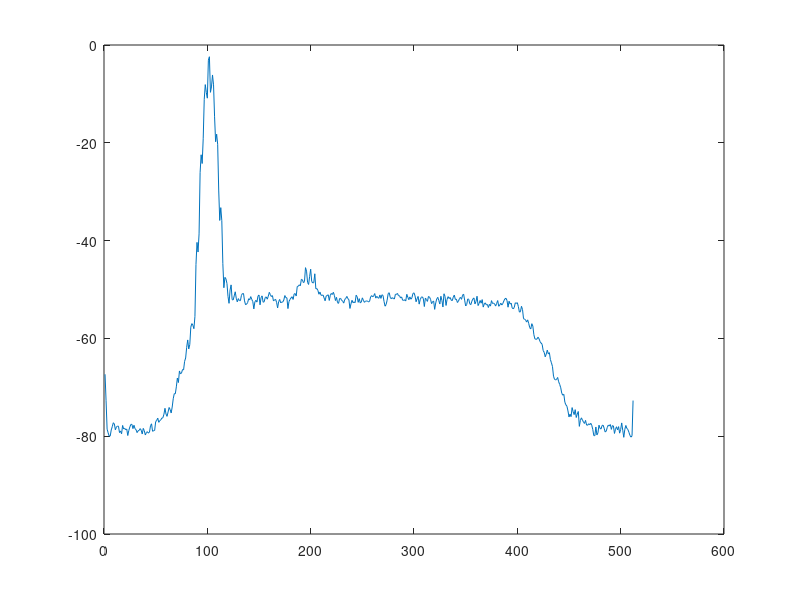

Write MATLAB code to recreate this figure. (Note: this script raises an error after producing the figure.)
power_sel = 5;

if power_sel == 1
    power=[2.78303920e-08 1.22895430e-08 9.21930152e-09 1.04268131e-08
     1.38707345e-08 1.25416871e-08 1.42152632e-08 1.48281176e-08
     1.60965525e-08 1.27722700e-08 1.12531365e-08 1.26444063e-08
     1.65451233e-08 1.34917372e-08 1.52031534e-08 1.26894154e-08
     1.24805225e-08 9.79403029e-09 1.35704106e-08 1.50192527e-08
     1.53115340e-08 1.46658652e-08 1.34701643e-08 1.23916199e-08
     9.99395855e-09 1.14565944e-08 1.39862706e-08 1.57764487e-08
     1.48964771e-08 1.34494243e-08 1.31895492e-08 1.23166386e-08
     1.39619030e-08 1.59933789e-08 1.38702789e-08 1.32133098e-08
     1.00736901e-08 9.90695309e-09 1.34726548e-08 1.46121002e-08
     1.56510023e-08 1.49640554e-08 8.96751933e-09 1.50939080e-08
     1.55486567e-08 1.67373113e-08 2.01879766e-08 2.08013106e-08
     2.95383793e-08 2.24855607e-08 2.54064257e-08 2.97096043e-08
     3.11495626e-08 2.94171652e-08 2.48507206e-08 2.82336156e-08
     4.51369448e-08 3.77960168e-08 4.65611233e-08 4.81143632e-08
     4.52852145e-08 4.05451479e-08 5.61734069e-08 5.65042321e-08
     6.23291569e-08 7.95848022e-08 1.04108746e-07 9.64719796e-08
     1.03196411e-07 1.50528042e-07 1.68078852e-07 1.69081971e-07
     1.86442835e-07 2.40850205e-07 2.30580242e-07 3.70931278e-07
     4.03710054e-07 2.95514896e-07 3.24768076e-07 5.26481308e-07
     5.81077873e-07 5.26369280e-07 5.79107675e-07 4.65047189e-07
     7.34021489e-07 1.14085428e-06 1.11294131e-06 1.07602430e-06
     9.79128459e-07 9.05549642e-07 1.12230535e-06 1.48869595e-06
     1.56873923e-06 1.69614648e-06 1.99205131e-06 2.11639060e-06
     3.16081090e-06 3.80969449e-06 3.19709956e-06 3.02241688e-06
     3.18611726e-06 4.09328905e-06 4.61409216e-06 5.44892997e-06
     4.19168908e-06 4.59203316e-06 3.89259574e-06 4.89565693e-06
     4.47199043e-06 5.85546651e-06 5.62130860e-06 7.26962677e-06
     6.48172821e-06 4.97305100e-06 6.24055445e-06 9.95050799e-06
     9.49090540e-06 8.50119003e-06 9.32337857e-06 8.50522515e-06
     7.92116287e-06 8.59852846e-06 7.59188740e-06 1.05076126e-05
     1.09461398e-05 8.29417424e-06 8.83202202e-06 8.42085851e-06
     8.76885976e-06 9.15088396e-06 1.18089516e-05 1.32091313e-05
     1.09326045e-05 1.03828301e-05 1.12856114e-05 9.47596394e-06
     8.28073038e-06 8.16841551e-06 1.02656424e-05 1.22654594e-05
     1.00162311e-05 1.06043618e-05 1.04343632e-05 9.89265921e-06
     1.24302516e-05 9.68673028e-06 7.60259277e-06 9.23322841e-06
     1.15472260e-05 1.08802804e-05 8.98997851e-06 8.90487544e-06
     8.61356274e-06 9.76993236e-06 1.06554899e-05 1.11725279e-05
     1.12788090e-05 9.61947489e-06 1.06748182e-05 1.16934283e-05
     1.10939090e-05 1.11629830e-05 1.31181312e-05 1.27861744e-05
     1.03259026e-05 1.17416824e-05 1.17070318e-05 9.55336885e-06
     9.75173439e-06 1.08685413e-05 7.99241855e-06 8.41549353e-06
     1.23188056e-05 1.20379414e-05 1.31416582e-05 1.06943872e-05
     9.04290503e-06 1.01457254e-05 1.17540394e-05 1.42142416e-05
     1.49307535e-05 1.66622877e-05 1.42264609e-05 1.20076301e-05
     1.13783716e-05 8.84451019e-06 7.33016556e-06 8.94442719e-06
     9.54860215e-06 1.16854004e-05 1.01222137e-05 7.45280070e-06
     1.00546452e-05 1.10997356e-05 1.20451129e-05 1.40908623e-05
     9.93918982e-06 8.23405647e-06 8.67305895e-06 7.88381679e-06
     9.12890137e-06 8.94219410e-06 1.05536975e-05 1.21636024e-05
     1.05688292e-05 9.74616101e-06 1.04748006e-05 9.16459593e-06
     1.07420842e-05 1.39397831e-05 1.20703828e-05 1.11212591e-05
     9.18815643e-06 9.93888112e-06 7.41278826e-06 8.92432222e-06
     1.22128393e-05 1.13516051e-05 7.86503339e-06 1.07709775e-05
     1.01993416e-05 8.48684662e-06 1.32724531e-05 1.00703832e-05
     1.03039137e-05 1.11791118e-05 1.11196418e-05 1.05940410e-05
     1.03062766e-05 1.20197941e-05 9.40118356e-06 9.38381144e-06
     9.84395369e-06 8.34264244e-06 1.11634914e-05 9.24249930e-06
     6.12647418e-06 9.72316690e-06 1.17350352e-05 1.06323481e-05
     1.28486812e-05 1.11019964e-05 1.12206279e-05 1.19212363e-05
     1.24267218e-05 1.16843710e-05 9.02223379e-06 7.84347545e-06
     8.96800283e-06 1.21951654e-05 1.30849458e-05 1.03435466e-05
     1.22366238e-05 1.02793111e-05 1.09190706e-05 1.11584392e-05
     9.58952324e-06 1.16283373e-05 1.22578643e-05 1.52759901e-05
     1.10054948e-05 1.07243155e-05 1.06745710e-05 1.03233029e-05
     1.08889596e-05 1.11347096e-05 1.18494290e-05 1.34368235e-05
     1.54532039e-05 1.45685048e-05 1.14181486e-05 1.41163495e-05
     1.11180584e-05 1.07713875e-05 8.20302001e-06 1.35799648e-05
     1.02920024e-05 1.16646516e-05 1.15069728e-05 1.41754816e-05
     1.48406400e-05 5.53542010e-05 3.77696559e-03 5.29159483e-02
     3.75281457e-02 7.62767492e-04 4.29589344e-05 1.64867342e-05
     1.72912946e-05 1.48377444e-05 1.10270425e-05 9.17933700e-06
     1.03322641e-05 9.25125751e-06 1.09310894e-05 1.38505138e-05
     1.85764457e-05 1.42767592e-05 1.12552366e-05 1.20983507e-05
     8.46552429e-06 9.48342875e-06 1.24848281e-05 1.41342883e-05
     1.38055501e-05 1.29794155e-05 1.11308549e-05 1.19494880e-05
     1.02606192e-05 1.18918176e-05 1.13890611e-05 1.58923740e-05
     1.44177552e-05 9.88021674e-06 8.52656883e-06 9.36608760e-06
     1.13027996e-05 1.23130865e-05 1.00753060e-05 8.86258346e-06
     8.82166856e-06 9.88094439e-06 9.05199740e-06 8.41240815e-06
     9.70334254e-06 1.08348849e-05 1.07636298e-05 7.49683184e-06
     7.35577319e-06 1.11743079e-05 9.37685544e-06 5.37755245e-06
     7.20885417e-06 1.22680544e-05 8.53013074e-06 9.13576410e-06
     9.83996274e-06 8.56481855e-06 1.09524586e-05 1.39618941e-05
     1.08390196e-05 1.13098923e-05 8.39459586e-06 6.92695532e-06
     8.55593620e-06 9.73755867e-06 1.00161580e-05 8.64070232e-06
     1.07425158e-05 1.09931873e-05 8.17498142e-06 6.96746274e-06
     6.85393341e-06 8.61228691e-06 1.21085587e-05 1.49399301e-05
     1.15536944e-05 1.16748244e-05 1.04968171e-05 9.52847552e-06
     1.12618080e-05 1.01584211e-05 1.06034744e-05 9.81816661e-06
     9.98402326e-06 1.02314966e-05 1.24634917e-05 1.20669038e-05
     7.71752152e-06 9.41630898e-06 1.09415716e-05 9.55020885e-06
     1.21247058e-05 1.53214405e-05 1.33734501e-05 1.10636918e-05
     1.12958668e-05 9.31730758e-06 9.34102745e-06 7.52558489e-06
     1.12342154e-05 1.23657523e-05 1.04743407e-05 1.13062129e-05
     9.66466392e-06 8.35972258e-06 9.51973322e-06 9.71597397e-06
     8.85582789e-06 8.20717913e-06 6.33333753e-06 6.78518179e-06
     8.89598887e-06 6.41655898e-06 5.84187878e-06 6.77550577e-06
     7.96946781e-06 7.51908838e-06 5.96982893e-06 8.70102096e-06
     6.02248929e-06 6.12339945e-06 8.47700718e-06 8.16633010e-06
     7.10459636e-06 6.20659807e-06 6.78436578e-06 5.48027198e-06
     5.46123134e-06 4.49238263e-06 3.72144980e-06 4.79967254e-06
     3.97064146e-06 3.87254097e-06 3.84813504e-06 3.86122914e-06
     2.40505490e-06 2.02894878e-06 2.88562031e-06 2.19134557e-06
     2.19738360e-06 2.17772379e-06 1.64964751e-06 1.57714058e-06
     1.28650696e-06 1.04944883e-06 1.06564135e-06 9.64922703e-07
     8.30609866e-07 8.61200981e-07 7.02854624e-07 5.34951957e-07
     3.70961125e-07 4.27801877e-07 3.88588393e-07 3.81838895e-07
     3.13745413e-07 2.12877346e-07 2.08139780e-07 2.31529294e-07
     2.31477711e-07 2.05332574e-07 1.35506759e-07 1.56288753e-07
     1.29776505e-07 9.80150146e-08 9.15217054e-08 8.57170453e-08
     7.39483949e-08 6.31158310e-08 4.43724113e-08 4.83886495e-08
     6.11585217e-08 4.38686994e-08 3.67782858e-08 3.13723062e-08
     3.14717110e-08 3.31521183e-08 3.27319290e-08 2.96845528e-08
     2.33606431e-08 2.13914816e-08 1.97156497e-08 2.07719867e-08
     1.84643775e-08 1.48110822e-08 1.65852249e-08 1.50389154e-08
     1.36379533e-08 1.24030688e-08 1.04042822e-08 1.30619696e-08
     1.41247010e-08 1.72057859e-08 1.42105936e-08 1.22498966e-08
     1.44776868e-08 1.41985481e-08 1.24152535e-08 1.36635818e-08
     1.53082412e-08 1.59509338e-08 1.56245711e-08 1.50675870e-08
     1.44042637e-08 1.76919600e-08 1.45302842e-08 1.24177240e-08
     1.45549363e-08 1.16913519e-08 1.10142579e-08 1.34909086e-08
     1.51194165e-08 1.18891223e-08 1.50530336e-08 1.70804266e-08
     1.41657966e-08 1.19076874e-08 1.51189328e-08 1.52750072e-08
     1.68043769e-08 1.31719113e-08 1.48955396e-08 1.76402020e-08
     1.36117059e-08 1.16214654e-08 1.03734527e-08 1.21803406e-08
     1.26764346e-08 1.39705571e-08 1.25164452e-08 1.74012423e-08];
elseif power_sel == 2
    power=[1.24681940e-08 1.38009436e-08 1.48003118e-08 1.07695817e-08
     1.28480194e-08 1.28912125e-08 1.08032599e-08 1.15467846e-08
     1.18321347e-08 1.37766914e-08 1.51421972e-08 1.34661656e-08
     1.27758424e-08 1.35305467e-08 1.62390357e-08 1.43288520e-08
     1.53624137e-08 1.57493919e-08 1.27472417e-08 1.86380129e-08
     1.70129818e-08 1.12673037e-08 1.39800894e-08 1.33896116e-08
     1.03031444e-08 1.56343874e-08 1.40951417e-08 1.68342377e-08
     1.64736672e-08 1.84764283e-08 2.52330875e-08 2.13999108e-08
     1.45486315e-08 1.07282963e-08 1.26002999e-08 1.36584328e-08
     1.26900811e-08 1.58747700e-08 1.21903217e-08 1.09597867e-08
     1.10525360e-08 1.31347601e-08 1.27129149e-08 1.53481896e-08
     1.73787552e-08 1.84203585e-08 1.59517297e-08 1.51134898e-08
     1.80523014e-08 1.86017525e-08 1.96424305e-08 2.19665322e-08
     2.90423067e-08 2.00801459e-08 2.06304475e-08 1.99549859e-08
     2.75535171e-08 3.85906685e-08 4.52833083e-08 4.68753405e-08
     4.24763587e-08 5.20763585e-08 5.99464120e-08 6.33563888e-08
     6.12423301e-08 7.86210971e-08 8.37367493e-08 8.08180334e-08
     8.91098984e-08 1.19501050e-07 1.31538870e-07 1.75111460e-07
     1.57997346e-07 1.73165182e-07 1.87628404e-07 2.89514942e-07
     3.40768788e-07 2.87027698e-07 4.27398786e-07 4.12378835e-07
     3.27604160e-07 5.56690675e-07 7.33007755e-07 8.56307663e-07
     1.07810775e-06 7.75994081e-07 8.27017223e-07 1.00432113e-06
     8.37901171e-07 1.27170679e-06 1.58674830e-06 2.27810081e-06
     2.30444178e-06 2.05809948e-06 2.51855925e-06 2.41787168e-06
     2.25321166e-06 2.62179924e-06 2.32140690e-06 3.13652727e-06
     2.87598982e-06 2.73424676e-06 3.08999298e-06 4.76435495e-06
     5.40533021e-06 4.64744645e-06 4.37248254e-06 2.86908556e-06
     3.27267007e-06 4.61923126e-06 3.95909309e-06 5.07334317e-06
     8.01014574e-06 8.37189278e-06 6.44219655e-06 5.71811207e-06
     5.92301527e-06 6.26694193e-06 8.11761409e-06 6.61753288e-06
     6.96231226e-06 6.66652888e-06 6.80350940e-06 6.52238206e-06
     7.59496996e-06 5.44445533e-06 6.62340056e-06 1.05289797e-05
     1.01521512e-05 8.33458204e-06 8.62497609e-06 8.55481373e-06
     8.20963945e-06 8.75046810e-06 1.10069035e-05 1.06084246e-05
     7.98238702e-06 8.86589909e-06 1.05043502e-05 8.29016517e-06
     9.07575797e-06 1.08602627e-05 1.05378751e-05 9.31413453e-06
     8.58109173e-06 8.52581217e-06 7.50103320e-06 7.36690411e-06
     7.22926737e-06 1.03813664e-05 1.12519353e-05 8.89612432e-06
     9.78339585e-06 9.71560846e-06 8.42255228e-06 9.32831221e-06
     8.52724206e-06 9.34416482e-06 1.06170931e-05 1.07815160e-05
     7.99967565e-06 1.01525334e-05 9.21556016e-06 1.16429294e-05
     1.17271508e-05 9.99289263e-06 7.27738529e-06 8.16640756e-06
     1.04637832e-05 9.48431184e-06 9.44709169e-06 7.61541074e-06
     8.34246560e-06 9.94211602e-06 1.27440823e-05 1.18184357e-05
     1.54209310e-05 1.13478147e-05 8.13643566e-06 6.39129837e-06
     8.33471886e-06 8.46198114e-06 9.85381147e-06 9.44041830e-06
     6.61303626e-06 8.05483375e-06 1.05010796e-05 1.00941554e-05
     8.65286784e-06 9.21683936e-06 1.00159566e-05 1.08328786e-05
     8.52858898e-06 6.92993655e-06 8.57554899e-06 1.11610484e-05
     1.10438988e-05 8.52028157e-06 9.03024952e-06 1.01492029e-05
     1.08645554e-05 7.30836720e-06 1.04893373e-05 1.12114023e-05
     1.02342784e-05 9.03742923e-06 9.67738062e-06 9.81154040e-06
     1.21688313e-05 9.94085308e-06 1.03339767e-05 1.14571888e-05
     1.22590109e-05 1.31804217e-05 9.08828393e-06 8.31833691e-06
     9.40044923e-06 1.14668603e-05 1.15984142e-05 1.22677053e-05
     1.09469159e-05 1.11539628e-05 8.42829954e-06 8.93244217e-06
     1.22509553e-05 7.58890278e-06 7.68300763e-06 1.03410702e-05
     9.55483005e-06 9.34563634e-06 8.33392333e-06 6.68760447e-06
     1.00367077e-05 1.05627015e-05 7.36068115e-06 1.08386385e-05
     1.40258031e-05 1.19878894e-05 1.06946899e-05 7.73893417e-06
     7.87149866e-06 8.79897357e-06 9.02838332e-06 8.46307850e-06
     9.82078248e-06 9.61022438e-06 1.19489641e-05 1.46137154e-05
     1.54521149e-05 1.44886078e-05 8.79055453e-06 9.78308414e-06
     1.02708812e-05 8.17970445e-06 7.91360679e-06 8.46895463e-06
     7.42932806e-06 9.13336273e-06 1.25884932e-05 1.32501168e-05
     1.11375588e-05 1.00398811e-05 9.18826272e-06 9.04161765e-06
     7.12101145e-06 7.86777134e-06 8.92589500e-06 7.88706749e-06
     1.08961504e-05 1.38966536e-05 1.11456711e-05 1.01112240e-05
     1.09274426e-05 1.02758956e-05 1.11953261e-05 1.23800499e-05
     1.29654435e-05 1.14733040e-05 1.11857868e-05 1.04201866e-05
     8.32330152e-06 9.81589904e-06 9.89594214e-06 8.97130172e-06
     9.09414821e-06 1.10886800e-05 1.24789499e-05 1.12446714e-05
     8.75723485e-06 9.97857367e-06 8.03478841e-06 7.65669578e-06
     8.06490244e-06 9.45857369e-06 9.21948065e-06 8.13618129e-06
     1.41866677e-05 1.38388794e-05 1.01230439e-05 1.06231348e-05
     6.66619834e-06 9.47729452e-06 9.15197412e-06 9.62130476e-06
     1.06245939e-05 1.14379688e-05 1.13229481e-05 8.71122734e-06
     1.05112166e-05 1.33793125e-05 1.61258765e-05 1.33493344e-05
     7.56750821e-06 8.65483964e-06 1.10600110e-05 9.02377992e-06
     8.98272169e-06 1.19557072e-05 1.20466024e-05 8.78786223e-06
     9.43975661e-06 1.04786203e-05 9.85728913e-06 7.33744799e-06
     1.01300834e-05 1.00099302e-05 9.03647623e-06 8.50545475e-06
     8.75521596e-06 1.18139547e-05 1.27326489e-05 1.08547577e-05
     1.16634308e-05 1.39284364e-05 1.46880791e-05 1.16554818e-05
     1.06589331e-05 1.03888992e-05 8.41710861e-06 7.52950655e-06
     7.32582140e-06 1.02613362e-05 1.39813301e-05 1.24834025e-05
     1.14137771e-05 8.59335803e-06 1.10215388e-05 1.35697080e-05
     1.22290144e-05 1.13075350e-05 1.18185434e-05 1.36325939e-05
     1.31023959e-05 1.04870465e-05 8.75914417e-06 7.82786739e-06
     1.05496306e-05 9.63418791e-06 1.03098562e-05 8.47913244e-06
     9.53955957e-06 1.11956125e-05 1.28743403e-05 1.31634465e-05
     1.06259842e-05 7.82344297e-06 8.70624346e-06 1.04343332e-05
     8.28702546e-06 7.46549470e-06 8.05742373e-06 8.88172701e-06
     8.83047650e-06 8.98735894e-06 8.84065877e-06 7.30108964e-06
     7.27198996e-06 8.16218163e-06 6.59704744e-06 7.68500014e-06
     7.21094196e-06 7.98234599e-06 1.08442893e-05 6.53146223e-06
     8.68398867e-06 8.02527745e-06 7.03379872e-06 1.03466091e-05
     9.49845422e-06 7.86240977e-06 8.38106448e-06 7.47944310e-06
     6.67894877e-06 8.98589078e-06 7.96690743e-06 6.97181181e-06
     7.34368358e-06 5.99666470e-06 5.14812966e-06 7.11211979e-06
     4.32954759e-06 4.84118155e-06 4.23696533e-06 4.27111850e-06
     4.25093146e-06 3.79131334e-06 2.89723228e-06 3.58239490e-06
     4.44919683e-06 4.29872977e-06 3.85317447e-06 4.07427547e-06
     3.76028261e-06 2.59069853e-06 3.11702498e-06 2.25708943e-06
     2.10419158e-06 2.43819101e-06 2.82286702e-06 2.37453409e-06
     1.66624178e-06 1.30428922e-06 1.01133460e-06 1.13143219e-06
     1.12922784e-06 1.25810773e-06 9.90231086e-07 8.36441473e-07
     7.01344303e-07 5.29356180e-07 4.23054609e-07 5.21661651e-07
     4.09537707e-07 4.07435035e-07 4.68164482e-07 4.88604024e-07
     4.15220275e-07 3.82669780e-07 3.85816723e-07 3.36399945e-07
     2.04162307e-07 1.19828578e-07 1.39050419e-07 1.37067361e-07
     1.32927181e-07 8.83067797e-08 6.36855229e-08 5.78040407e-08
     6.00588750e-08 5.07239470e-08 5.67114635e-08 5.49570235e-08
     4.71178956e-08 2.86162410e-08 3.53687955e-08 4.35604921e-08
     3.79931881e-08 2.48341156e-08 2.46999041e-08 1.92637059e-08
     2.12463223e-08 2.12996151e-08 1.72627018e-08 1.98218157e-08
     1.72246813e-08 1.61258096e-08 1.55495019e-08 1.55843793e-08
     1.68148359e-08 1.27048971e-08 1.10395015e-08 1.24031182e-08
     1.22361604e-08 1.26527317e-08 1.38213307e-08 1.24544038e-08
     1.19187019e-08 1.36283176e-08 1.19349357e-08 1.17554825e-08
     1.34580905e-08 1.62537638e-08 1.75656524e-08 1.81774809e-08
     1.73362389e-08 1.65421715e-08 1.53817453e-08 1.24472141e-08
     1.44106103e-08 1.34862205e-08 1.01686991e-08 1.26761521e-08
     1.69873854e-08 1.80539652e-08 1.37788955e-08 1.56792867e-08
     1.93751581e-08 2.30573189e-08 2.44996835e-08 1.94216664e-08
     1.68355468e-08 1.57562396e-08 1.38620475e-08 1.47114316e-08
     1.57091177e-08 1.32658788e-08 9.54395933e-09 8.93410337e-09
     8.74453481e-09 8.40456402e-09 1.13984878e-08 1.16502755e-08];
elseif power_sel == 3
    power=[2.75801297e-07 8.47884595e-08 1.08214815e-08 1.03459352e-08
     7.48723697e-09 1.38565189e-08 1.45687880e-08 1.37791375e-08
     1.35064213e-08 1.28236077e-08 1.39742455e-08 1.58481022e-08
     1.81252889e-08 1.84094464e-08 2.12573478e-08 2.06968480e-08
     1.23755017e-08 1.23943625e-08 1.61114217e-08 1.30134335e-08
     1.18442232e-08 1.53150561e-08 2.11476910e-08 2.49752428e-08
     2.90414477e-08 2.57096852e-08 2.03329456e-08 2.21569734e-08
     3.70798246e-08 3.44498369e-08 4.20364829e-08 6.49378773e-08
     6.32783238e-08 3.59341952e-08 2.81666808e-08 3.31123673e-08
     2.42692667e-08 1.80023977e-08 1.40951617e-08 1.49869578e-08
     1.70194554e-08 1.01369354e-08 1.32774456e-08 1.65726347e-08
     1.69585863e-08 2.33766165e-08 1.99060490e-08 1.63197741e-08
     2.22241943e-08 2.04269949e-08 3.04439172e-08 3.61959476e-08
     4.00251336e-08 4.88056964e-08 4.55182531e-08 3.56987865e-08
     4.90024110e-08 4.65047178e-08 5.78267466e-08 8.57679312e-08
     1.20296829e-07 1.18365675e-07 9.59563816e-08 1.09664622e-07
     1.19766981e-07 1.32425440e-07 2.00237726e-07 2.65260297e-07
     2.27990426e-07 2.41398086e-07 3.20856805e-07 3.44632091e-07
     2.92877810e-07 3.05563096e-07 5.40853225e-07 7.63469392e-07
     8.54903368e-07 8.11559293e-07 9.85836434e-07 1.43572760e-06
     1.43281544e-06 1.46348499e-06 1.80141190e-06 1.83195569e-06
     2.16390048e-06 2.30621028e-06 3.44806767e-06 3.52333079e-06
     3.90390253e-06 4.20448524e-06 3.61373028e-06 3.33763771e-06
     3.98939501e-06 5.78964413e-06 5.14862885e-06 4.88023348e-06
     7.39800603e-06 7.59016047e-06 7.55473722e-06 6.40510587e-06
     5.45874469e-06 8.13745553e-06 7.43930564e-06 7.40275725e-06
     9.05741936e-06 8.55948417e-06 9.84043939e-06 1.09997181e-05
     1.46019456e-05 1.39795322e-05 1.12208700e-05 1.21956022e-05
     1.45095563e-05 1.32550949e-05 1.10029119e-05 1.69448102e-05
     1.83669296e-05 2.01964345e-05 1.92162723e-05 2.02426694e-05
     1.86882996e-05 1.90684586e-05 1.91376873e-05 2.43507386e-05
     2.24549197e-05 2.54900379e-05 2.60637417e-05 2.66089469e-05
     2.66705705e-05 2.53564941e-05 1.91497421e-05 2.31114515e-05
     2.03672770e-05 2.34319936e-05 2.28934295e-05 2.18485784e-05
     2.42853055e-05 2.69101966e-05 1.95435681e-05 2.20322531e-05
     2.71241631e-05 2.23125396e-05 2.07662613e-05 2.17101305e-05
     2.79646880e-05 2.28726081e-05 2.46397889e-05 2.60191481e-05
     2.53839985e-05 2.91561200e-05 2.38466567e-05 2.67834158e-05
     2.99773258e-05 2.81921123e-05 2.53804364e-05 2.17299753e-05
     2.68268701e-05 1.99847599e-05 1.68434775e-05 2.24546515e-05
     2.14071893e-05 2.66783276e-05 3.24243416e-05 2.67506450e-05
     2.57132010e-05 2.43149415e-05 1.70310442e-05 1.83232254e-05
     2.13225247e-05 2.41418660e-05 2.71291000e-05 2.51056066e-05
     2.73067624e-05 2.73308057e-05 2.67652287e-05 2.22942420e-05
     1.67535094e-05 2.12714085e-05 2.82063675e-05 2.12771825e-05
     1.86810323e-05 2.16900131e-05 1.69384870e-05 1.98951209e-05
     2.59781206e-05 3.18796132e-05 2.66130052e-05 3.02173860e-05
     3.17244748e-05 2.13941401e-05 2.47231009e-05 2.61769070e-05
     2.36567134e-05 2.33539617e-05 1.98664480e-05 2.32880442e-05
     2.35017600e-05 2.18492932e-05 1.63992613e-05 1.45036237e-05
     1.67993527e-05 1.68279812e-05 1.98629925e-05 1.95782068e-05
     1.39475115e-05 1.16024440e-05 1.83413673e-05 2.74908228e-05
     2.28121992e-05 1.38196023e-05 1.74250213e-05 1.97358532e-05
     2.33165148e-05 2.56749829e-05 2.26058963e-05 2.32800644e-05
     1.77455281e-05 1.80382385e-05 2.47909628e-05 2.68206708e-05
     2.57877234e-05 2.79082514e-05 2.07017163e-05 1.58238303e-05
     2.18204592e-05 2.55908993e-05 2.25874780e-05 1.90779650e-05
     2.00785097e-05 2.52085971e-05 1.94966013e-05 2.01382933e-05
     2.37007973e-05 2.20239797e-05 2.46024861e-05 1.98355626e-05
     1.63582715e-05 1.57383402e-05 2.02258094e-05 3.08499532e-05
     3.52152303e-05 2.39194258e-05 2.41293046e-05 2.40534556e-05
     2.12703367e-05 2.41972345e-05 2.17982201e-05 2.56378233e-05
     3.71526611e-05 4.22752958e-05 3.64179423e-05 2.65683169e-05
     1.88916022e-05 2.23811928e-05 1.84537394e-05 1.73557619e-05
     1.90075659e-05 1.80771897e-05 2.23886404e-05 2.13983969e-05
     2.16168227e-05 2.64383521e-05 2.46287633e-05 1.66316237e-05
     1.72612606e-05 1.89488083e-05 2.32259228e-05 1.92613072e-05
     1.34202422e-05 2.24728735e-05 3.19196581e-05 2.67894559e-05
     1.93141017e-05 2.21696971e-05 2.11713435e-05 1.94021392e-05
     2.33510014e-05 2.59311600e-05 3.52305739e-05 2.94475505e-05
     2.66628329e-05 2.49788627e-05 2.06496533e-05 2.16674542e-05
     2.70155851e-05 3.26419900e-05 2.88567018e-05 2.45017596e-05
     2.64475752e-05 2.17135434e-05 2.25382226e-05 2.48928146e-05
     2.40702916e-05 2.42752275e-05 2.51032727e-05 2.48355529e-05
     2.06864139e-05 2.01374833e-05 2.78887888e-05 2.33050100e-05
     2.66612561e-05 2.10778223e-05 2.08135172e-05 2.61097818e-05
     3.03716411e-05 2.39909181e-05 2.29631835e-05 2.20277023e-05
     2.60429377e-05 2.55745049e-05 2.44725037e-05 2.10462631e-05
     2.14053066e-05 2.40949089e-05 2.19092395e-05 2.88680669e-05
     3.19349996e-05 2.09248173e-05 2.45845228e-05 2.13244841e-05
     1.56985234e-05 2.01720442e-05 2.09139474e-05 2.20545875e-05
     2.64845873e-05 3.34085703e-05 2.88740606e-05 2.47941487e-05
     2.09088294e-05 1.95690719e-05 2.10639880e-05 2.55585558e-05
     2.02860634e-05 1.84900878e-05 1.87324805e-05 2.27047195e-05
     3.12574551e-05 3.96147999e-05 3.15888820e-05 2.76719992e-05
     3.34150305e-05 3.06528862e-05 2.00983393e-05 2.43351138e-05
     2.78260275e-05 3.53147359e-05 3.38794203e-05 2.36806269e-05
     3.29307488e-05 2.66685584e-05 2.39288539e-05 2.38553372e-05
     2.81308379e-05 2.86824788e-05 2.72755566e-05 2.31818102e-05
     2.19856662e-05 2.27550059e-05 2.31910018e-05 2.91931673e-05
     2.75480660e-05 2.27962820e-05 2.14794719e-05 1.57229074e-05
     2.09352778e-05 1.91135786e-05 1.98119018e-05 2.74413074e-05
     2.32160769e-05 2.36002385e-05 2.46108781e-05 2.88424696e-05
     2.72549978e-05 2.81327196e-05 2.57953793e-05 2.45819894e-05
     1.78205656e-05 1.65201636e-05 1.88637674e-05 1.47642221e-05
     2.63760325e-05 2.21691267e-05 1.87263095e-05 2.60005208e-05
     2.70024720e-05 1.89082274e-05 1.65706499e-05 2.12317994e-05
     1.69496467e-05 1.26842054e-05 1.60513511e-05 1.78232829e-05
     2.10621692e-05 1.68732863e-05 1.57012969e-05 2.11994154e-05
     2.15617790e-05 1.62165403e-05 1.90543014e-05 1.27528369e-05
     1.16501178e-05 1.10566223e-05 1.07967164e-05 1.31100175e-05
     1.57416166e-05 1.26022511e-05 9.05167472e-06 1.46966643e-05
     1.32096910e-05 1.18085829e-05 1.03007473e-05 8.27905327e-06
     8.47131708e-06 8.33431034e-06 7.79449211e-06 5.22519334e-06
     5.59538467e-06 5.15098884e-06 4.49804450e-06 3.74247420e-06
     3.98754901e-06 3.77326542e-06 4.60161442e-06 4.64580126e-06
     3.55151099e-06 2.81017863e-06 2.44159610e-06 1.78827624e-06
     1.27934714e-06 1.12072024e-06 1.57752530e-06 1.94577152e-06
     1.41720915e-06 1.00400501e-06 1.06340596e-06 6.77367117e-07
     5.60756269e-07 5.38846150e-07 5.13646396e-07 4.41100648e-07
     3.78218755e-07 4.20953368e-07 4.07139398e-07 2.43674852e-07
     1.36604179e-07 1.81715313e-07 1.74008967e-07 1.70437784e-07
     1.22993414e-07 1.38455899e-07 1.31462322e-07 1.35066004e-07
     1.27604763e-07 1.06344805e-07 7.76486749e-08 6.23815594e-08
     6.56779516e-08 5.68924416e-08 5.09454135e-08 5.07038422e-08
     4.56236868e-08 4.87762517e-08 3.92766736e-08 2.95883020e-08
     2.25296004e-08 2.08864369e-08 1.39281537e-08 1.72842104e-08
     1.66917528e-08 1.36435540e-08 1.56869040e-08 1.21475125e-08
     1.26458484e-08 1.90694630e-08 1.62372190e-08 1.71143432e-08
     1.51936566e-08 1.48086351e-08 1.85178297e-08 2.23711125e-08
     2.89859515e-08 2.46685607e-08 2.03222542e-08 1.54346913e-08
     1.72784548e-08 1.50774588e-08 1.75737008e-08 1.65218484e-08
     1.18989339e-08 1.66017961e-08 1.87436641e-08 2.06624813e-08
     1.70684307e-08 1.53296323e-08 1.50475724e-08 1.67444290e-08
     1.98242933e-08 1.47878030e-08 1.61814342e-08 1.83832178e-08
     1.57004517e-08 1.39095564e-08 1.56740655e-08 1.94371285e-08
     1.62059445e-08 1.79522142e-08 1.56293232e-08 1.62502614e-08
     1.71497869e-08 1.45171626e-08 1.00398570e-08 7.34934702e-08];    
elseif power_sel == 4
    power=[4.38196218e-07 3.93473208e-07 4.04108400e-07 4.12587525e-07
     4.18920750e-07 3.95716153e-07 3.60015020e-07 3.89146907e-07
     4.15546288e-07 3.68212844e-07 3.58919060e-07 4.00277184e-07
     3.81800082e-07 3.59663583e-07 3.60876144e-07 3.75924768e-07
     3.88144015e-07 3.52229374e-07 3.62035123e-07 3.92605087e-07
     3.92281081e-07 3.44379397e-07 3.45992588e-07 3.49086358e-07
     3.22370652e-07 3.34745020e-07 3.18967700e-07 3.56995397e-07
     3.57513840e-07 3.32213496e-07 3.47015266e-07 3.40632143e-07
     3.61795736e-07 3.52294065e-07 3.27884608e-07 3.15662333e-07
     3.20164367e-07 3.13675557e-07 3.20379463e-07 3.17236351e-07
     3.17044784e-07 3.10575094e-07 3.38833899e-07 3.12821098e-07
     3.16117372e-07 3.04726145e-07 2.86615856e-07 3.25869725e-07
     3.17841743e-07 3.30397630e-07 3.65120876e-07 2.71948768e-07
     3.40295668e-07 3.07837965e-07 3.49385194e-07 3.53863363e-07
     2.96581603e-07 2.98405457e-07 3.15191500e-07 2.89314600e-07
     3.06404781e-07 3.83442752e-07 3.56128425e-07 2.44935166e-07
     3.37044929e-07 4.11771837e-07 2.96343004e-07 2.80112609e-07
     2.50630539e-07 3.72013435e-07 3.94970274e-07 3.57081942e-07
     4.36297957e-07 4.81927505e-07 4.57247018e-07 3.92254573e-07
     4.51263157e-07 6.05426104e-07 5.04144723e-07 4.91965959e-07
     5.49346696e-07 5.13069983e-07 5.47946932e-07 5.20792476e-07
     6.42908451e-07 8.92913122e-07 1.00633804e-06 9.39214258e-07
     1.21272629e-06 1.19001068e-06 9.71930090e-07 1.63366077e-06
     1.25355160e-06 9.55971497e-07 1.70510726e-06 2.02195562e-06
     2.15330914e-06 2.23476921e-06 1.61329172e-06 1.74637632e-06
     1.73441778e-06 1.93815549e-06 2.23342323e-06 2.35784349e-06
     3.81550490e-06 3.26908060e-06 2.71197574e-06 2.45113953e-06
     2.52737919e-06 2.69762243e-06 4.52994572e-06 3.97835985e-06
     3.91313743e-06 3.47260422e-06 3.27453954e-06 3.00710216e-06
     3.49717730e-06 4.74342756e-06 4.47772412e-06 4.03098703e-06
     3.75546621e-06 3.27089506e-06 4.42368828e-06 4.17835991e-06
     3.98059484e-06 2.89129578e-06 3.22654808e-06 3.62063082e-06
     4.40718846e-06 5.11625017e-06 5.55204736e-06 5.67107900e-06
     5.53023733e-06 5.72485420e-06 7.04412879e-06 8.09960950e-06
     7.41962986e-06 5.00257913e-06 4.63332008e-06 5.57165245e-06
     6.02935582e-06 6.12755008e-06 4.82111104e-06 6.15658049e-06
     6.04526460e-06 8.22071855e-06 8.08092485e-06 7.11729109e-06
     5.82465475e-06 5.82241159e-06 6.91920197e-06 8.69734875e-06
     8.44198623e-06 5.92709328e-06 6.89313320e-06 7.90802493e-06
     5.80738969e-06 6.21528557e-06 5.31612089e-06 5.43378546e-06
     6.41505674e-06 8.46331082e-06 9.54626962e-06 7.76455040e-06
     7.23568596e-06 7.45668360e-06 6.09154099e-06 5.30957400e-06
     5.88159477e-06 6.78397932e-06 6.79183778e-06 6.57581434e-06
     6.48097480e-06 6.01798545e-06 6.85087804e-06 5.94306810e-06
     6.22301902e-06 6.37663001e-06 5.40012247e-06 5.96173480e-06
     7.04039918e-06 6.37206922e-06 9.59703974e-06 7.17770751e-06
     5.90718752e-06 5.35190926e-06 4.67489730e-06 5.17679806e-06
     5.25718972e-06 6.60169944e-06 7.39282918e-06 6.49010960e-06
     5.59966621e-06 5.70859813e-06 6.97041306e-06 5.97361384e-06
     6.51118508e-06 5.94562523e-06 4.42495047e-06 5.07105936e-06
     5.78033980e-06 5.33153578e-06 4.60373040e-06 4.89763398e-06
     6.24463206e-06 6.10608233e-06 7.93826354e-06 6.73884140e-06
     6.47825315e-06 4.58112678e-06 4.85948148e-06 6.39428770e-06
     7.80273526e-06 6.40542078e-06 6.74156838e-06 5.60821358e-06
     5.75922526e-06 6.73723364e-06 6.41469908e-06 5.73678071e-06
     7.49740605e-06 6.35680306e-06 6.41062091e-06 7.63926801e-06
     7.83758340e-06 6.73400254e-06 6.41774893e-06 4.61002634e-06
     5.16437579e-06 8.13651253e-06 8.69264540e-06 7.23522761e-06
     5.59281380e-06 6.49179271e-06 7.24259675e-06 6.76478542e-06
     7.00093615e-06 7.75151378e-06 7.38912644e-06 6.41605331e-06
     7.34746703e-06 7.23393181e-06 5.87424440e-06 7.98693223e-06
     8.14102765e-06 9.32265867e-06 1.21079403e-05 9.58043852e-06
     1.11185033e-05 1.06140874e-05 8.54825079e-06 1.13457668e-05
     9.18091854e-06 9.08767513e-06 1.40016293e-05 1.93887366e-05
     1.58364934e-05 1.64725381e-05 1.99787095e-05 1.38706247e-05
     1.74299565e-05 1.67161696e-05 2.16419459e-05 2.64292671e-05
     1.66823727e-05 1.45519919e-05 1.23838480e-05 1.16510189e-05
     1.17624206e-05 9.79280097e-06 7.16787231e-06 1.01655127e-05
     9.52929779e-06 1.12154129e-05 1.00597277e-05 9.66135502e-06
     7.79593815e-06 8.65725379e-06 7.20019535e-06 3.84263842e-06
     6.18942658e-06 7.10215562e-06 5.85997766e-06 9.86116658e-06
     8.64554690e-06 7.08290416e-06 5.90269248e-06 8.84386619e-06
     1.18345543e-05 9.71928431e-06 8.30527319e-06 8.01219281e-06
     6.03796726e-06 6.22233812e-06 9.65568675e-06 7.90105075e-06
     8.61530911e-06 9.05089695e-06 1.14461325e-05 1.00322587e-05
     9.49557679e-06 1.08252534e-05 8.12171399e-06 9.63354969e-06
     1.17117835e-05 1.00233201e-05 9.35592668e-06 9.69136896e-06
     6.25849848e-06 1.04863231e-05 1.14235511e-05 7.75269552e-06
     7.09038642e-06 8.73983868e-06 1.38466937e-05 1.38773990e-05
     1.04341946e-05 1.16570356e-05 1.38599233e-05 1.21673053e-05
     9.49704837e-06 9.95499270e-06 1.32471904e-05 1.57930036e-05
     1.47104970e-05 9.38881084e-06 1.69961893e-05 1.53675568e-05
     1.25255928e-05 1.45587230e-05 1.47306148e-05 1.72664607e-05
     1.72204456e-05 1.26483654e-05 1.75855485e-05 2.91747877e-05
     2.40036280e-05 1.85062547e-05 2.32725443e-05 2.63147201e-05
     3.83879591e-05 3.78013623e-05 3.56312155e-05 5.83736958e-05
     2.43502224e-04 7.17537911e-04 5.28262917e-04 8.06402617e-04
     1.37261155e-02 2.90871368e-02 1.76868985e-02 5.99021805e-02
     3.04860416e-01 5.62953614e-01 4.05718972e-01 3.10489480e-01
     1.45196437e+00 1.65725498e+00 3.08174623e-01 3.19773177e-01
     6.52647417e-01 3.12969211e-01 6.74867991e-02 3.19002451e-02
     2.69587193e-02 1.48984967e-02 2.61313383e-03 5.10724348e-04
     8.11722321e-04 4.36637681e-04 1.03465661e-04 8.20021487e-05
     7.11514206e-05 6.81781080e-05 7.85386145e-05 4.11571723e-05
     3.64262669e-05 3.98978222e-05 4.15476643e-05 3.56983216e-05
     2.93187742e-05 2.83185658e-05 2.18844418e-05 1.55642306e-05
     1.72853206e-05 1.96590548e-05 1.94259200e-05 1.31202400e-05
     9.60873003e-06 1.24363308e-05 1.05118559e-05 8.01221417e-06
     7.86573827e-06 1.20844668e-05 1.44315031e-05 1.54555994e-05
     1.12509671e-05 6.32743912e-06 6.83742830e-06 7.23799676e-06
     9.30719015e-06 8.19881324e-06 7.14638783e-06 8.03397570e-06
     7.57407025e-06 7.21420983e-06 5.43726685e-06 4.49255277e-06
     5.57729663e-06 6.26617979e-06 6.53295455e-06 5.33857623e-06
     4.48502898e-06 3.97961518e-06 4.25869492e-06 4.03072046e-06
     4.82608510e-06 3.98632606e-06 3.62532705e-06 3.04149050e-06
     2.66933108e-06 3.19961250e-06 2.68210008e-06 2.41130251e-06
     2.13355265e-06 2.49892421e-06 2.01784164e-06 1.61352130e-06
     1.62655426e-06 2.14243977e-06 1.89882851e-06 1.72573298e-06
     1.56003062e-06 1.64777640e-06 1.98529061e-06 2.03868247e-06
     1.62802227e-06 1.16011987e-06 1.16664314e-06 1.35641329e-06
     1.25667199e-06 1.45079329e-06 1.42631183e-06 1.09546916e-06
     1.07986463e-06 9.73343087e-07 1.04591912e-06 1.11878965e-06
     1.01832439e-06 9.31585140e-07 8.78913052e-07 9.05070914e-07
     8.47821610e-07 9.00945632e-07 9.79691686e-07 9.17097437e-07
     7.51799638e-07 7.65575075e-07 8.40178616e-07 8.67628924e-07
     7.47471498e-07 7.21823305e-07 7.27984107e-07 7.16810467e-07
     6.90371106e-07 6.99758491e-07 6.83084243e-07 6.73853393e-07
     7.14932960e-07 7.03934385e-07 6.55454683e-07 6.11491064e-07
     6.34234158e-07 6.47905017e-07 6.39144848e-07 6.38263646e-07
     6.47729306e-07 5.82828754e-07 5.54000017e-07 6.09083259e-07
     5.71587907e-07 5.43564275e-07 5.43079096e-07 5.61887868e-07
     5.18913124e-07 5.65101488e-07 5.06686527e-07 5.15874136e-07
     5.49699765e-07 5.18309476e-07 5.15636198e-07 5.16101996e-07
     4.84609086e-07 4.75168742e-07 4.91495973e-07 4.93431421e-07
     4.70752385e-07 4.44273939e-07 4.47171922e-07 4.48720831e-07
     4.65516099e-07 4.68192174e-07 4.38275002e-07 4.52108085e-07
     4.30288803e-07 4.13162216e-07 3.90902289e-07 4.35484763e-07
     4.64771530e-07 4.14838017e-07 3.88356656e-07 4.08500150e-07];
elseif power_sel == 5
power=[1.84645772e-07 5.30519727e-08 1.39067025e-08 1.17667970e-08
 1.00175545e-08 1.01034495e-08 1.34003571e-08 1.56897033e-08
 1.88447467e-08 1.78916708e-08 1.35266659e-08 1.53688925e-08
 1.61007596e-08 1.59957136e-08 1.18676371e-08 1.28009154e-08
 1.12060354e-08 1.65950722e-08 1.40853097e-08 1.44882428e-08
 1.35239235e-08 1.40144798e-08 1.03259456e-08 1.30945898e-08
 1.54059524e-08 1.74524549e-08 1.74740920e-08 1.42944382e-08
 1.67492987e-08 1.42554798e-08 1.36369933e-08 1.18515179e-08
 1.29291006e-08 1.31398370e-08 1.42997640e-08 1.32646339e-08
 1.10887586e-08 1.44533662e-08 1.28937113e-08 1.05940142e-08
 1.18609956e-08 1.23639320e-08 1.15393228e-08 1.21084018e-08
 1.63237866e-08 1.79203329e-08 1.26024091e-08 1.30062266e-08
 1.31062697e-08 1.98524669e-08 2.11059529e-08 2.34070795e-08
 1.92290058e-08 2.08061509e-08 2.17113464e-08 2.34569589e-08
 2.38916744e-08 2.81668427e-08 3.72072970e-08 2.84031610e-08
 2.54769022e-08 3.12399162e-08 3.86749679e-08 3.50502255e-08
 2.98447127e-08 3.95820388e-08 5.84675576e-08 7.42319635e-08
 7.36367354e-08 1.02185089e-07 1.54840034e-07 1.25066414e-07
 2.16018131e-07 1.87741958e-07 1.96277477e-07 2.30760686e-07
 2.27147940e-07 3.39297198e-07 3.97513175e-07 6.56112268e-07
 9.30337075e-07 6.08089720e-07 7.42411735e-07 1.69798584e-06
 2.00713644e-06 1.85931427e-06 1.58020193e-06 2.81155458e-06
 3.24647613e-05 9.19150111e-05 5.83801464e-05 1.37338991e-04
 2.45187916e-03 5.69078463e-03 3.77215870e-03 1.20996019e-02
 7.75200621e-02 1.54985741e-01 1.07457096e-01 8.18161886e-02
 4.90093170e-01 5.75671160e-01 1.07646549e-01 1.39051150e-01
 2.43923040e-01 1.53451964e-01 3.40246723e-02 1.05205331e-02
 1.50132742e-02 9.34547955e-03 1.08201990e-03 2.58395580e-04
 4.72419341e-04 2.56165367e-04 3.37995710e-05 1.08676455e-05
 1.77021870e-05 1.65121107e-05 1.32588483e-05 7.21018814e-06
 5.21472724e-06 9.76382564e-06 1.24329677e-05 6.22059386e-06
 6.10117222e-06 7.40897821e-06 8.97994743e-06 6.59998262e-06
 5.59363935e-06 6.52268869e-06 5.92365097e-06 5.91317381e-06
 7.60405637e-06 8.26754792e-06 8.27590159e-06 5.84810928e-06
 4.87535414e-06 5.01937772e-06 5.41194340e-06 6.47545261e-06
 6.16621046e-06 7.15146887e-06 6.27340337e-06 5.67067793e-06
 4.01273450e-06 5.58449787e-06 6.01477604e-06 5.52830037e-06
 7.31573394e-06 7.70748913e-06 4.86043261e-06 6.84548900e-06
 7.41353371e-06 5.49004661e-06 5.60564624e-06 6.85038736e-06
 7.05817531e-06 6.33922031e-06 7.31171002e-06 8.76878498e-06
 7.79914033e-06 7.18081078e-06 7.49232119e-06 5.84145646e-06
 6.06832910e-06 6.32173505e-06 5.48492579e-06 4.19994528e-06
 5.63082468e-06 6.26421087e-06 5.33349151e-06 5.51678304e-06
 5.55329770e-06 6.08971276e-06 7.52052514e-06 6.80230670e-06
 6.75694141e-06 4.07109470e-06 5.67174091e-06 6.26896584e-06
 6.73019412e-06 7.12119152e-06 6.26136527e-06 8.06219850e-06
 8.25762006e-06 7.34932792e-06 1.15130359e-05 1.16605183e-05
 1.24732150e-05 1.19176887e-05 1.61774952e-05 1.57876600e-05
 1.38065662e-05 1.45172898e-05 2.79798451e-05 2.37627441e-05
 1.39717543e-05 1.26713535e-05 1.85790111e-05 2.60307995e-05
 1.45702723e-05 1.36551113e-05 1.38165529e-05 2.09574485e-05
 1.03392596e-05 1.04538517e-05 9.58336162e-06 7.99627513e-06
 8.86451086e-06 7.66495617e-06 7.58129710e-06 7.71939370e-06
 6.70832588e-06 5.88119767e-06 7.36158861e-06 7.50561541e-06
 7.80826950e-06 5.97402409e-06 7.64460810e-06 8.31242125e-06
 7.92338295e-06 8.76761835e-06 7.47864893e-06 5.94488819e-06
 6.91344581e-06 5.39313011e-06 5.20622821e-06 6.55572421e-06
 6.56537437e-06 5.96579181e-06 5.78144805e-06 5.26727174e-06
 6.29043223e-06 6.56419980e-06 7.22569715e-06 6.51092785e-06
 6.18371692e-06 4.09857142e-06 5.09563189e-06 6.01656793e-06
 5.37952880e-06 5.56832958e-06 5.38014494e-06 7.63644009e-06
 7.13872083e-06 5.46960318e-06 6.50905600e-06 5.31061871e-06
 5.56116937e-06 6.75502115e-06 6.01800580e-06 5.47048279e-06
 5.73318234e-06 5.85414937e-06 5.78983568e-06 5.55039651e-06
 5.73242959e-06 7.05877655e-06 7.50571535e-06 7.06478213e-06
 7.40733176e-06 8.25952916e-06 6.66131415e-06 7.24436761e-06
 6.80093829e-06 6.60833119e-06 7.72497004e-06 6.57868373e-06
 7.81182524e-06 7.54930004e-06 5.69814284e-06 4.55679023e-06
 4.93333890e-06 6.03505524e-06 8.23410217e-06 8.58954656e-06
 6.91268930e-06 6.48284569e-06 6.80479799e-06 6.58038730e-06
 6.38940986e-06 7.98151747e-06 7.93482613e-06 8.31753747e-06
 7.46525086e-06 7.46296219e-06 6.69638608e-06 7.04917035e-06
 6.03964738e-06 5.98798808e-06 6.18520479e-06 5.81565671e-06
 7.96825463e-06 6.94684964e-06 6.18198835e-06 7.06604780e-06
 6.32585496e-06 6.77387245e-06 8.32753919e-06 8.54520242e-06
 7.40700663e-06 5.61508132e-06 6.49140395e-06 7.20972109e-06
 5.02329269e-06 6.21837949e-06 6.90282574e-06 7.08744128e-06
 6.55710409e-06 4.48651377e-06 6.67574822e-06 6.20791326e-06
 5.71650662e-06 7.20447375e-06 6.97706915e-06 6.31007757e-06
 5.13732565e-06 5.65121125e-06 5.80816123e-06 3.92533286e-06
 5.30178886e-06 6.41887306e-06 6.91623382e-06 5.94767259e-06
 5.05118519e-06 7.27942883e-06 5.99912601e-06 4.39138632e-06
 8.18740528e-06 7.25525249e-06 4.72097470e-06 6.26928819e-06
 7.14536806e-06 6.53817477e-06 6.86325487e-06 6.07426160e-06
 5.91103668e-06 6.95874879e-06 7.70139321e-06 6.26021288e-06
 6.35903755e-06 5.42201930e-06 5.78881002e-06 6.51028940e-06
 6.93546129e-06 6.29561141e-06 7.64112483e-06 8.02738208e-06
 6.06964953e-06 4.60562232e-06 4.91727381e-06 6.41536207e-06
 6.29016653e-06 5.08995151e-06 4.90460307e-06 5.76838518e-06
 6.39929124e-06 6.72700942e-06 5.07391055e-06 5.70720936e-06
 7.28606458e-06 4.69442827e-06 5.20081670e-06 5.96671592e-06
 5.25079544e-06 6.21689335e-06 4.36818497e-06 5.05983580e-06
 5.33585620e-06 4.83062279e-06 4.94354146e-06 4.28343283e-06
 4.98735109e-06 4.57600370e-06 5.92208587e-06 5.18307461e-06
 5.28616045e-06 5.06937861e-06 4.58306496e-06 5.20387696e-06
 5.94145788e-06 4.54170485e-06 4.82377431e-06 5.24656851e-06
 4.81993884e-06 5.19118563e-06 5.88829289e-06 6.45004509e-06
 6.61856212e-06 5.96300994e-06 4.34524314e-06 5.75504919e-06
 5.03341099e-06 5.27378494e-06 4.21738838e-06 4.03304798e-06
 4.27909283e-06 5.35222813e-06 5.19344206e-06 5.37170046e-06
 4.46694633e-06 3.44966246e-06 3.50812324e-06 4.53579885e-06
 3.89997402e-06 2.52740607e-06 2.47707272e-06 2.37389389e-06
 2.15701099e-06 2.39350222e-06 2.02439059e-06 1.65853166e-06
 1.56250185e-06 1.99944017e-06 1.78519053e-06 1.19049379e-06
 9.77250922e-07 9.58163861e-07 9.71489061e-07 1.05735094e-06
 9.85659717e-07 8.58219178e-07 8.01496948e-07 7.56840555e-07
 5.64251730e-07 5.17620070e-07 4.20107725e-07 4.81059359e-07
 5.76530781e-07 4.79206180e-07 5.11956555e-07 3.68147307e-07
 3.16542023e-07 2.66552943e-07 1.69028989e-07 1.45351323e-07
 1.41304142e-07 1.45120039e-07 1.59036594e-07 1.29645671e-07
 1.14394484e-07 9.78665303e-08 7.55029675e-08 6.88608174e-08
 7.18147360e-08 4.94207515e-08 4.37767549e-08 4.10063109e-08
 3.29124485e-08 2.47601161e-08 2.82864048e-08 2.51092501e-08
 3.84709976e-08 3.16597727e-08 2.76464113e-08 3.49153890e-08
 2.41287308e-08 2.84290299e-08 3.20299511e-08 1.58905283e-08
 2.10311038e-08 2.37581678e-08 2.13229117e-08 1.95902884e-08
 1.82423776e-08 2.10610851e-08 1.69177560e-08 1.67340649e-08
 1.79673332e-08 1.71412726e-08 1.83717510e-08 1.67828517e-08
 1.37993582e-08 1.02836576e-08 1.02281546e-08 1.54243815e-08
 1.06028237e-08 1.17119234e-08 1.67922944e-08 1.45131289e-08
 1.40058845e-08 1.65497321e-08 1.68283682e-08 1.45655309e-08
 1.21990374e-08 1.26804381e-08 1.50707752e-08 1.68556815e-08
 1.61674293e-08 1.73220435e-08 1.37877367e-08 1.64989687e-08
 1.61570156e-08 1.13807623e-08 1.38795324e-08 1.56172669e-08
 1.34241832e-08 1.57088349e-08 1.15409716e-08 1.37477336e-08
 1.87009121e-08 1.32538963e-08 9.48879148e-09 1.37646583e-08
 1.65833506e-08 1.43926621e-08 1.37096234e-08 1.20111130e-08
 1.03465066e-08 9.58866856e-09 1.01874808e-08 5.35940181e-08];    
end


power = power';
power = power(:);
power_dB = 10*log10(power);

figure(1);
plot(power_dB);

 [peak_valid, peak_center, peak_std, peak_accum, power_norm] = get_accumulated_peaks(power);

 figure(2);
 plot(1:512, 10*log10(power_norm), 1:512, power_dB);


function [peak_valid, peak_center, peak_std, peak_accum, power_norm] = get_accumulated_peaks(power_data)
    num_peaks = 4;
    peak_threshold = 100;
    peak_max_half_width = 30;
    peak_power_hyst_factor = 0.1;

    peak_center = zeros(num_peaks, 1);
    peak_accum  = zeros(num_peaks, 1);
    peak_std    = zeros(num_peaks, 1);
    peak_valid  = false(num_peaks, 1);

    noise_floor = median(power_data);
    if noise_floor <= 0
        return
    end
    power_norm = power_data(:) / noise_floor;   % column
    N = numel(power_norm);

    for i_peak = 1:num_peaks
        [m, p] = max(power_norm);               % p is 1-based
        if power_norm(p) > peak_threshold
            peak_valid(i_peak) = true;

            inclusion_threshold = 2; %power_norm(p) * peak_power_hyst_factor;
            peak_accum_power    = power_norm(p);
            peak_accum_moment_1 = p * power_norm(p);
            peak_accum_moment_2 = p * p * power_norm(p);

            power_norm(p) = 1.0;
            upper_done = false;
            lower_done = false;

            for i_clear = 1:(peak_max_half_width - 1)
                upper_index = p + i_clear;
                lower_index = p - i_clear;

                if upper_index <= N && power_norm(upper_index) > inclusion_threshold && ~upper_done
                    peak_accum_power    = peak_accum_power    + power_norm(upper_index);
                    peak_accum_moment_1 = peak_accum_moment_1 + upper_index * power_norm(upper_index);
                    peak_accum_moment_2 = peak_accum_moment_2 + upper_index * upper_index * power_norm(upper_index);
                    power_norm(upper_index) = 1.0;
                else
                    upper_done = true;
                end

                if lower_index >= 1 && power_norm(lower_index) > inclusion_threshold && ~lower_done
                    peak_accum_power    = peak_accum_power    + power_norm(lower_index);
                    peak_accum_moment_1 = peak_accum_moment_1 + lower_index * power_norm(lower_index);
                    peak_accum_moment_2 = peak_accum_moment_2 + lower_index * lower_index * power_norm(lower_index);
                    power_norm(lower_index) = 1.0;
                else
                    lower_done = true;
                end
            end

            peak_center(i_peak) = peak_accum_moment_1 / peak_accum_power;
            var = peak_accum_moment_2 / peak_accum_power - peak_center(i_peak)^2;
            peak_std(i_peak)    = sqrt(max(0, var));
            peak_accum(i_peak)  = peak_accum_power;
        else
            break
        end
    end
end
